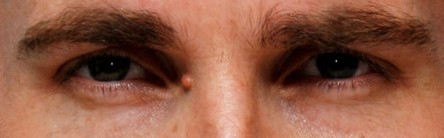
#> input picture images/ojos/ho001.jpg, 444 x 138 px
$ jupyter execute --allow-errors add_images.ipynb
#> lines starting #> are read from the running program, lines starting #| are printed output that depends on the picture
[cell 1]
# import libraries
import cv2 as cv
from matplotlib import pyplot as plt
import numpy as np

[cell 2]
# load images
eyes = cv.imread('../images/ojos/ho001.jpg', cv.IMREAD_GRAYSCALE)
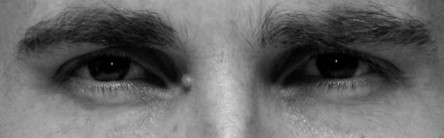
#> eyes: shape (138, 444); min 0, max 220, mean 102.8
mouth = cv.imread('../images/boca/hb001.jpg', cv.IMREAD_GRAYSCALE)
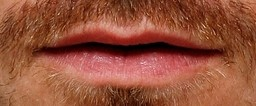
#> input picture images/boca/hb001.jpg, 256 x 106 px
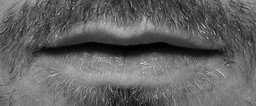
#> mouth: shape (106, 256); min 0, max 216, mean 99.1
nose = cv.imread('../images/nariz/hn001.jpg', cv.IMREAD_GRAYSCALE)
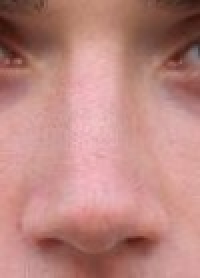
#> input picture images/nariz/hn001.jpg, 100 x 139 px (shown 2 times larger)
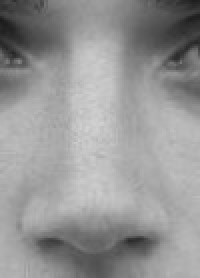
#> nose: shape (139, 100) (shown 2 times larger); min 26, max 210, mean 149.2

# Resize images to the same size centered in the middle of the image
size = (350, 350)
def resize_image(image, size):
#> called with size = (350, 350)
    h, w = image.shape
#> h = 138; w = 444
    new_image = np.zeros(size, dtype=np.uint8)
    x_offset = (size[1] - w) // 2
#> x_offset = -47
    y_offset = (size[0] - h) // 2
#> y_offset = 106
    new_image[y_offset:y_offset + h, x_offset:x_offset + w] = image
    return new_image

#> (the rest of this cell did not finish here and is left out)

[cell 3]
# Show images in space domain
plt.subplot(1, 3, 1), plt.imshow(eyes, cmap='gray'), plt.title('Eyes')
plt.subplot(1, 3, 2), plt.imshow(mouth, cmap='gray'), plt.title('Mouth')
plt.subplot(1, 3, 3), plt.imshow(nose, cmap='gray'), plt.title('Nose')
plt.show()

[cell 4]
f_eyes = np.fft.fft2(eyes)
f_mouth = np.fft.fft2(mouth)
f_nose = np.fft.fft2(nose)

fs_eyes = np.fft.fftshift(f_eyes)
fs_mouth = np.fft.fftshift(f_mouth)
fs_nose = np.fft.fftshift(f_nose)

ms_eyes = 20 * np.log(np.abs(fs_eyes))
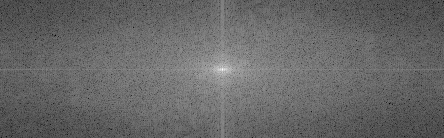
#> ms_eyes: shape (138, 444) float64; min 3.68, max 313.1, mean 128.9; drawn with min black and max white
ms_mouth = 20 * np.log(np.abs(fs_mouth))
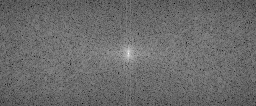
#> ms_mouth: shape (106, 256) float64; min 37.61, max 296.1, mean 146; drawn with min black and max white
ms_nose = 20 * np.log(np.abs(fs_nose))
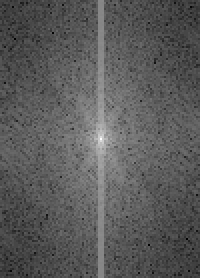
#> ms_nose: shape (139, 100) float64 (shown 2 times larger); min 3.12, max 290.9, mean 105.5; drawn with min black and max white

[cell 5]
# Show images in frequency domain
plt.subplot(1, 3, 1), plt.imshow(ms_eyes, cmap='gray'), plt.title('Eyes')
plt.subplot(1, 3, 2), plt.imshow(ms_mouth, cmap='gray'), plt.title('Mouth')
plt.subplot(1, 3, 3), plt.imshow(ms_nose, cmap='gray'), plt.title('Nose')
plt.show()
